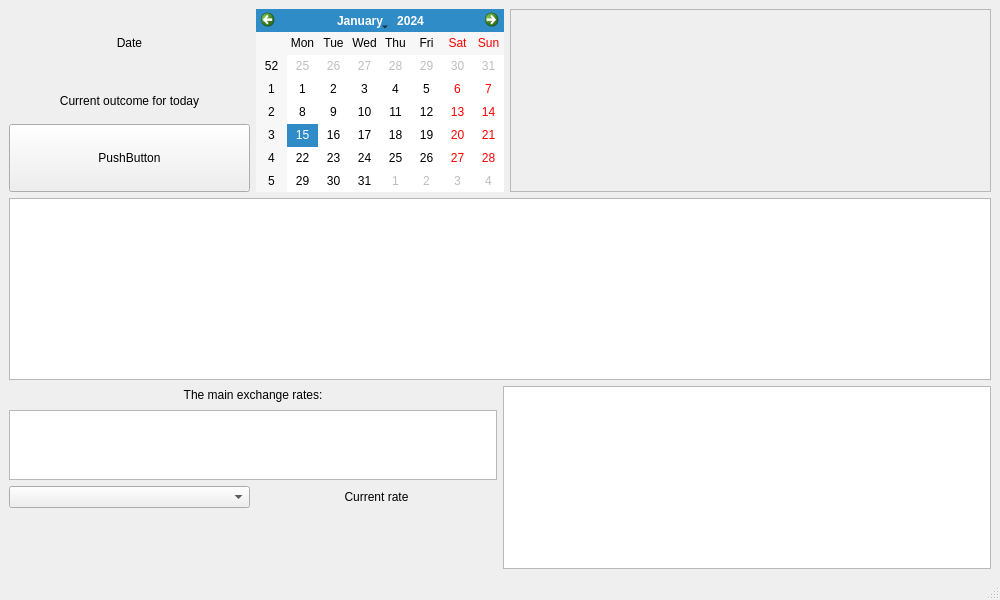
<?xml version="1.0" encoding="UTF-8"?>
<ui version="4.0">
 <class>MainWindow</class>
 <widget class="QMainWindow" name="MainWindow">
  <property name="geometry">
   <rect>
    <x>0</x>
    <y>0</y>
    <width>1000</width>
    <height>600</height>
   </rect>
  </property>
  <property name="windowTitle">
   <string>MainWindow</string>
  </property>
  <widget class="QWidget" name="centralwidget">
   <layout class="QVBoxLayout" name="verticalLayout" stretch="1,1,1">
    <item>
     <layout class="QHBoxLayout" name="horizontalLayout" stretch="1,1,2">
      <property name="sizeConstraint">
       <enum>QLayout::SetMaximumSize</enum>
      </property>
      <property name="leftMargin">
       <number>0</number>
      </property>
      <item>
       <layout class="QVBoxLayout" name="verticalLayout_2" stretch="2,1,2">
        <item>
         <widget class="MyLabel" name="dateAndTimeLabel">
          <property name="styleSheet">
           <string notr="true"/>
          </property>
          <property name="text">
           <string>Date</string>
          </property>
          <property name="textFormat">
           <enum>Qt::AutoText</enum>
          </property>
          <property name="scaledContents">
           <bool>true</bool>
          </property>
          <property name="alignment">
           <set>Qt::AlignCenter</set>
          </property>
         </widget>
        </item>
        <item>
         <widget class="MyLabel" name="outcomeLabel">
          <property name="sizePolicy">
           <sizepolicy hsizetype="Preferred" vsizetype="Preferred">
            <horstretch>0</horstretch>
            <verstretch>0</verstretch>
           </sizepolicy>
          </property>
          <property name="text">
           <string>Current outcome for today</string>
          </property>
          <property name="alignment">
           <set>Qt::AlignCenter</set>
          </property>
          <property name="wordWrap">
           <bool>false</bool>
          </property>
         </widget>
        </item>
        <item>
         <widget class="MyPushButton" name="pushButton">
          <property name="sizePolicy">
           <sizepolicy hsizetype="Expanding" vsizetype="Expanding">
            <horstretch>0</horstretch>
            <verstretch>0</verstretch>
           </sizepolicy>
          </property>
          <property name="text">
           <string>PushButton</string>
          </property>
         </widget>
        </item>
       </layout>
      </item>
      <item>
       <widget class="QCalendarWidget" name="calendarWidget">
        <property name="enabled">
         <bool>true</bool>
        </property>
        <property name="sizePolicy">
         <sizepolicy hsizetype="Expanding" vsizetype="Expanding">
          <horstretch>0</horstretch>
          <verstretch>0</verstretch>
         </sizepolicy>
        </property>
       </widget>
      </item>
      <item>
       <widget class="QScrollArea" name="scrollArea">
        <property name="widgetResizable">
         <bool>true</bool>
        </property>
        <widget class="QWidget" name="scrollAreaWidgetContents">
         <property name="geometry">
          <rect>
           <x>0</x>
           <y>0</y>
           <width>446</width>
           <height>181</height>
          </rect>
         </property>
        </widget>
       </widget>
      </item>
     </layout>
    </item>
    <item>
     <widget class="QGraphicsView" name="graphicsView_2"/>
    </item>
    <item>
     <layout class="QHBoxLayout" name="horizontalLayout_3" stretch="1,1">
      <item>
       <layout class="QVBoxLayout" name="verticalLayout_4" stretch="1,2,1,3">
        <item>
         <widget class="MyLabel" name="exchangeTitleLabel">
          <property name="text">
           <string>The main exchange rates:</string>
          </property>
          <property name="alignment">
           <set>Qt::AlignCenter</set>
          </property>
         </widget>
        </item>
        <item>
         <widget class="QListWidget" name="exchangeRatesList"/>
        </item>
        <item>
         <layout class="QHBoxLayout" name="horizontalLayout_2">
          <item>
           <widget class="QComboBox" name="currenciesComboBox"/>
          </item>
          <item>
           <widget class="MyLabel" name="selectedCurrencyRateLabel">
            <property name="text">
             <string>Current rate</string>
            </property>
            <property name="alignment">
             <set>Qt::AlignCenter</set>
            </property>
           </widget>
          </item>
         </layout>
        </item>
        <item>
         <widget class="QCustomPlot" name="widget" native="true"/>
        </item>
       </layout>
      </item>
      <item>
       <widget class="QListWidget" name="listWidget"/>
      </item>
     </layout>
    </item>
   </layout>
  </widget>
  <widget class="QMenuBar" name="menubar">
   <property name="geometry">
    <rect>
     <x>0</x>
     <y>0</y>
     <width>1000</width>
     <height>21</height>
    </rect>
   </property>
  </widget>
  <widget class="QStatusBar" name="statusbar"/>
 </widget>
 <customwidgets>
  <customwidget>
   <class>MyPushButton</class>
   <extends>QPushButton</extends>
   <header>mypushbutton.h</header>
  </customwidget>
  <customwidget>
   <class>MyLabel</class>
   <extends>QLabel</extends>
   <header>mylabel.h</header>
  </customwidget>
  <customwidget>
   <class>QCustomPlot</class>
   <extends>QWidget</extends>
   <header location="global">qcustomplot.h</header>
   <container>1</container>
  </customwidget>
 </customwidgets>
 <resources/>
 <connections/>
</ui>
